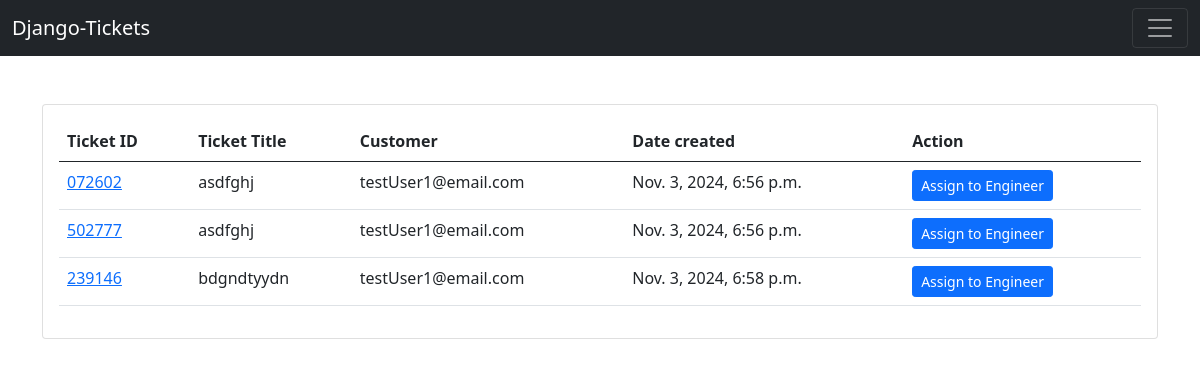
The app's page /ticket/ticket-queue/ with its own data.
### ticket/models.py (models this page shows)
class Ticket(models.Model):
    customer = models.ForeignKey(User, on_delete=models.CASCADE)
    engineer = models.ForeignKey(User, on_delete=models.DO_NOTHING, related_name='engineer', null=True, blank=True)
    ticket_id = models.CharField(max_length=15, unique=True)
    ticket_title = models.CharField(max_length=50)
    ticket_description = models.TextField()
    ticket_type = models.CharField(max_length=20, choices=(('Bug', 'Bug'), ('Compatibility Issue', 'Comaptibility Issue'), ('General', 'General')), default='General')
    status = models.CharField(max_length=20, choices=(('Active', 'Active'), ('Pending', 'Pending'), ('Resolved', 'Resolved')), default='Pending')
    created_on = models.DateTimeField(auto_now_add=True)
    lastmodified = models.DateTimeField(auto_now=True)
    is_resolved = models.BooleanField(default=False)
    severity = models.CharField(max_length=5, choices=(('A', 'A'), ('B', 'B')), default = 'B')
    is_assigned_to_engineer = models.BooleanField(default=False)
    resolution_steps = models.TextField(blank = True, null = True)

### accounts/models.py (models this page shows)
class User(AbstractUser):
    is_customer = models.BooleanField(default=False)
    is_engineer = models.BooleanField(default=False)
    email = models.EmailField(unique=True)

### ticket/views.py (the view)
# urls.py: path('ticket-queue/', views.ticket_queue, name='ticket-queue'),
def ticket_queue(request):
    tickets = Ticket.objects.filter(is_assigned_to_engineer = False)
    context = {'tickets' : tickets}
    return render(request, 'ticket/ticket_queue.html', context)

### templates/ticket/ticket_queue.html
{% extends 'base.html' %}
{% block content %}
<div class="card">
    <div class="card-body">
        <table class="table">
            <thead>
                <tr>
                    <th scope="col">Ticket ID</th>
                    <th scope="col">Ticket Title</th>
                    <th scope="col">Customer</th>
                    <th scope="col">Date created</th>
                    <th scope="col">Action</th>
                </tr>
            </thead>
            <tbody>
                {% for ticket in tickets %}
                <tr>
                    <td><a href="{% url 'ticket-details' ticket.ticket_id %}">{{ticket.ticket_id}}</td>
                    <td>{{ticket.ticket_title}}</td>
                    <td>{{ticket.customer}}</td>
                    <td>{{ticket.created_on}}</td>
                    <td><a href="{% url 'assign-ticket' ticket.ticket_id %}" class="btn btn-primary btn-sm">Assign to Engineer</td>
                </tr>
                {% endfor %}
            </tbody>
        </table>
    </div>
</div>
{% endblock content %}

### records on screen
Ticket: ticket_id "072602", ticket_title "asdfghj", customer "testUser1@email.com", created_on "Nov. 3, 2024, 6:56 p.m."
Ticket: ticket_id "502777", ticket_title "asdfghj", customer "testUser1@email.com", created_on "Nov. 3, 2024, 6:56 p.m."
Ticket: ticket_id "239146", ticket_title "bdgndtyydn", customer "testUser1@email.com", created_on "Nov. 3, 2024, 6:58 p.m."
